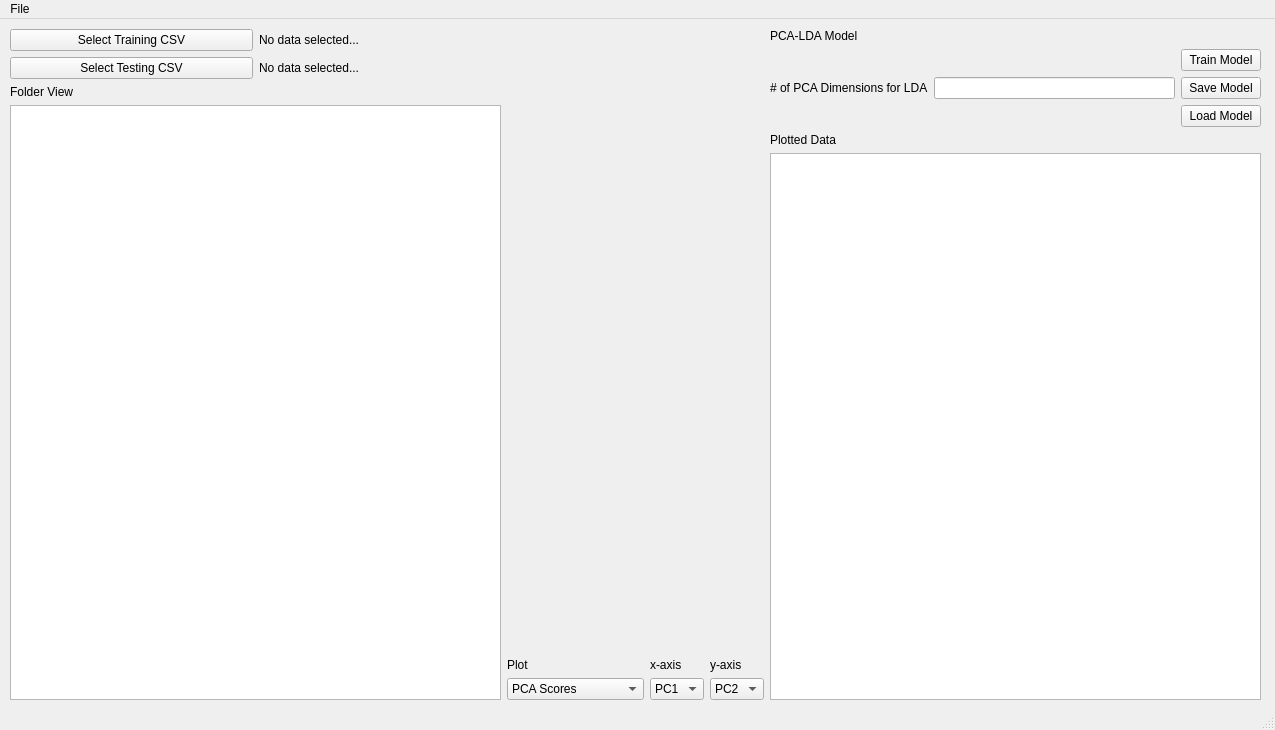
<?xml version="1.0" encoding="UTF-8"?>
<ui version="4.0">
 <class>MainWindow</class>
 <widget class="QMainWindow" name="MainWindow">
  <property name="geometry">
   <rect>
    <x>0</x>
    <y>0</y>
    <width>1275</width>
    <height>730</height>
   </rect>
  </property>
  <property name="windowTitle">
   <string>MainWindow</string>
  </property>
  <widget class="QWidget" name="central_widget">
   <widget class="QWidget" name="horizontalLayoutWidget">
    <property name="geometry">
     <rect>
      <x>10</x>
      <y>10</y>
      <width>1251</width>
      <height>671</height>
     </rect>
    </property>
    <layout class="QHBoxLayout" name="horizontal_layout">
     <item>
      <layout class="QVBoxLayout" name="filefolder_layout">
       <item>
        <layout class="QGridLayout" name="data_grid">
         <item row="1" column="0">
          <widget class="QPushButton" name="testdata_button">
           <property name="text">
            <string>Select Testing CSV</string>
           </property>
          </widget>
         </item>
         <item row="0" column="0">
          <widget class="QPushButton" name="trainingdata_button">
           <property name="text">
            <string>Select Training CSV</string>
           </property>
          </widget>
         </item>
         <item row="1" column="1">
          <widget class="QLabel" name="testdata_label">
           <property name="text">
            <string>No data selected...</string>
           </property>
          </widget>
         </item>
         <item row="0" column="1">
          <widget class="QLabel" name="trainingdata_label">
           <property name="text">
            <string>No data selected...</string>
           </property>
          </widget>
         </item>
        </layout>
       </item>
       <item>
        <widget class="QLabel" name="folderview_label">
         <property name="text">
          <string>Folder View</string>
         </property>
        </widget>
       </item>
       <item>
        <widget class="QTreeView" name="file_tview"/>
       </item>
      </layout>
     </item>
     <item>
      <layout class="QVBoxLayout" name="graph_layout">
       <item>
        <spacer name="graph_spacer">
         <property name="orientation">
          <enum>Qt::Vertical</enum>
         </property>
         <property name="sizeHint" stdset="0">
          <size>
           <width>20</width>
           <height>40</height>
          </size>
         </property>
        </spacer>
       </item>
       <item>
        <layout class="QGridLayout" name="graphoption_layout">
         <item row="1" column="1">
          <widget class="QComboBox" name="xaxis_combo">
           <item>
            <property name="text">
             <string>PC1</string>
            </property>
           </item>
          </widget>
         </item>
         <item row="1" column="0">
          <widget class="QComboBox" name="model_combo">
           <item>
            <property name="text">
             <string>PCA Scores</string>
            </property>
           </item>
           <item>
            <property name="text">
             <string>PCA-LDA Scores</string>
            </property>
           </item>
           <item>
            <property name="text">
             <string>PCA Loadings</string>
            </property>
           </item>
           <item>
            <property name="text">
             <string>PCA-LDA Loadings</string>
            </property>
           </item>
          </widget>
         </item>
         <item row="0" column="1">
          <widget class="QLabel" name="xaxis_label">
           <property name="text">
            <string>x-axis</string>
           </property>
          </widget>
         </item>
         <item row="0" column="0">
          <widget class="QLabel" name="modelplot_label">
           <property name="text">
            <string>Plot</string>
           </property>
          </widget>
         </item>
         <item row="0" column="2">
          <widget class="QLabel" name="yaxis_label">
           <property name="text">
            <string>y-axis</string>
           </property>
          </widget>
         </item>
         <item row="1" column="2">
          <widget class="QComboBox" name="yaxis_combo">
           <item>
            <property name="text">
             <string>PC2</string>
            </property>
           </item>
          </widget>
         </item>
        </layout>
       </item>
      </layout>
     </item>
     <item>
      <layout class="QVBoxLayout" name="model_layout">
       <item>
        <widget class="QLabel" name="pcalda_label">
         <property name="text">
          <string>PCA-LDA Model</string>
         </property>
        </widget>
       </item>
       <item>
        <layout class="QGridLayout" name="modeloptions_layout">
         <item row="1" column="2">
          <widget class="QPushButton" name="savemodel_button">
           <property name="text">
            <string>Save Model</string>
           </property>
          </widget>
         </item>
         <item row="0" column="2">
          <widget class="QPushButton" name="trainmodel_button">
           <property name="text">
            <string>Train Model</string>
           </property>
          </widget>
         </item>
         <item row="2" column="2">
          <widget class="QPushButton" name="loadmodel_button">
           <property name="text">
            <string>Load Model</string>
           </property>
          </widget>
         </item>
         <item row="0" column="1" rowspan="3">
          <widget class="QLineEdit" name="pcadim_edit"/>
         </item>
         <item row="0" column="0" rowspan="3">
          <widget class="QLabel" name="pcadim_label">
           <property name="text">
            <string># of PCA Dimensions for LDA</string>
           </property>
          </widget>
         </item>
        </layout>
       </item>
       <item>
        <widget class="QLabel" name="plotteddata_label">
         <property name="text">
          <string>Plotted Data</string>
         </property>
        </widget>
       </item>
       <item>
        <widget class="QTableView" name="plotteddata_view"/>
       </item>
      </layout>
     </item>
    </layout>
   </widget>
  </widget>
  <widget class="QMenuBar" name="menubar">
   <property name="geometry">
    <rect>
     <x>0</x>
     <y>0</y>
     <width>1275</width>
     <height>21</height>
    </rect>
   </property>
   <widget class="QMenu" name="menuFile">
    <property name="title">
     <string>File</string>
    </property>
    <addaction name="actionAbout"/>
    <addaction name="actionOpen_Folder"/>
    <addaction name="actionExit"/>
   </widget>
   <addaction name="menuFile"/>
  </widget>
  <widget class="QStatusBar" name="statusbar"/>
  <action name="actionAbout">
   <property name="text">
    <string>About...</string>
   </property>
  </action>
  <action name="actionExit">
   <property name="text">
    <string>Exit</string>
   </property>
  </action>
  <action name="actionOpen_Folder">
   <property name="text">
    <string>Open Folder</string>
   </property>
  </action>
 </widget>
 <resources/>
 <connections/>
</ui>
